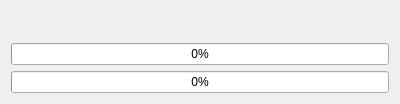
<?xml version="1.0" encoding="UTF-8"?>
<ui version="4.0">
 <class>Qync::ProcessWidget</class>
 <widget class="QWidget" name="Qync::ProcessWidget">
  <property name="geometry">
   <rect>
    <x>0</x>
    <y>0</y>
    <width>400</width>
    <height>104</height>
   </rect>
  </property>
  <property name="windowTitle">
   <string>Form</string>
  </property>
  <layout class="QVBoxLayout" name="verticalLayout">
   <item>
    <layout class="QHBoxLayout" name="nameAndSpeedLayout" stretch="1,0">
     <item>
      <widget class="QLabel" name="itemName">
       <property name="sizePolicy">
        <sizepolicy hsizetype="Fixed" vsizetype="Fixed">
         <horstretch>0</horstretch>
         <verstretch>0</verstretch>
        </sizepolicy>
       </property>
       <property name="minimumSize">
        <size>
         <width>100</width>
         <height>0</height>
        </size>
       </property>
       <property name="text">
        <string/>
       </property>
      </widget>
     </item>
     <item>
      <widget class="QLabel" name="transferSpeed">
       <property name="text">
        <string/>
       </property>
       <property name="alignment">
        <set>Qt::AlignRight|Qt::AlignTrailing|Qt::AlignVCenter</set>
       </property>
      </widget>
     </item>
    </layout>
   </item>
   <item>
    <widget class="QProgressBar" name="itemProgress">
     <property name="value">
      <number>0</number>
     </property>
     <property name="format">
      <string>%p%</string>
     </property>
    </widget>
   </item>
   <item>
    <widget class="QProgressBar" name="overallProgress">
     <property name="value">
      <number>0</number>
     </property>
    </widget>
   </item>
  </layout>
 </widget>
 <resources/>
 <connections/>
</ui>
